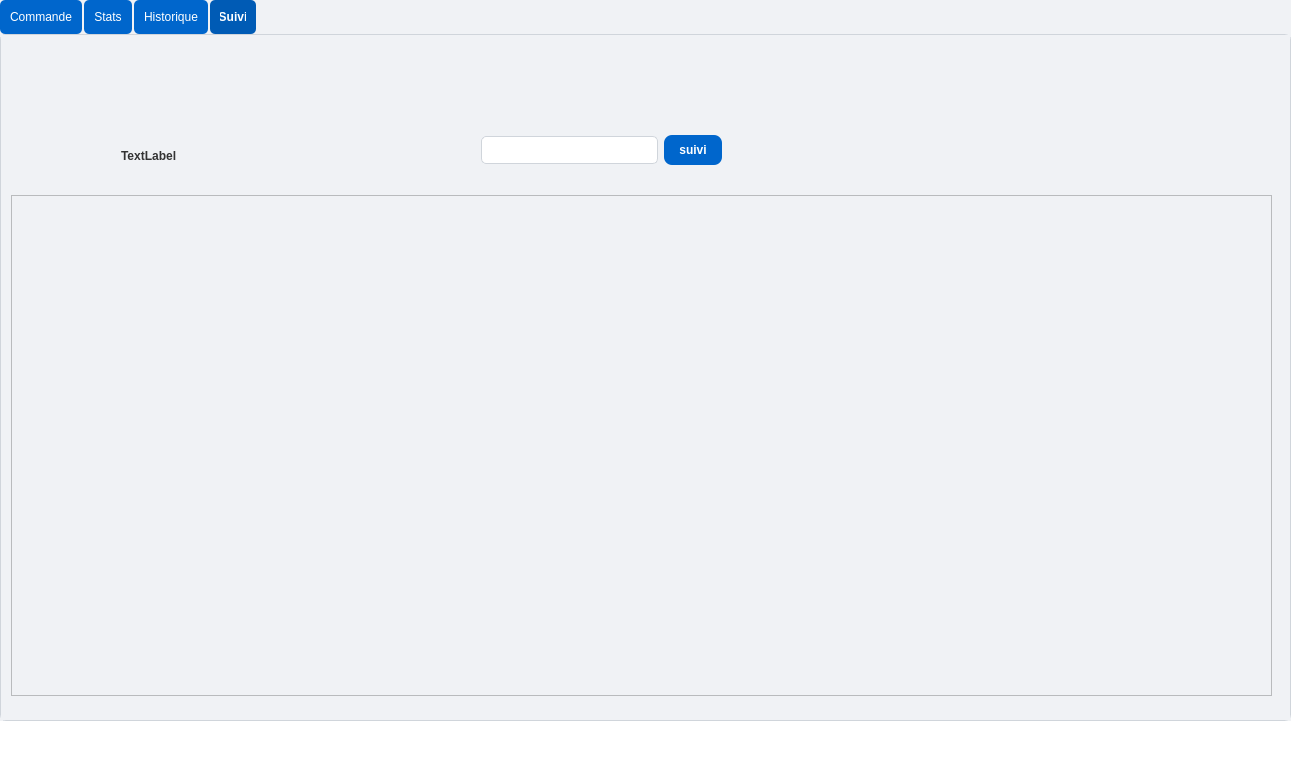
<?xml version="1.0" encoding="UTF-8"?>
<ui version="4.0">
 <class>MainWindow</class>
 <widget class="QMainWindow" name="MainWindow">
  <property name="geometry">
   <rect>
    <x>0</x>
    <y>0</y>
    <width>1305</width>
    <height>782</height>
   </rect>
  </property>
  <property name="windowTitle">
   <string>MainWindow</string>
  </property>
  <property name="styleSheet">
   <string notr="true">background-color: #FFFFFF;</string>
  </property>
  <widget class="QWidget" name="centralwidget">
   <widget class="QWidget" name="widget" native="true">
    <property name="geometry">
     <rect>
      <x>0</x>
      <y>0</y>
      <width>1291</width>
      <height>721</height>
     </rect>
    </property>
    <property name="styleSheet">
     <string notr="true">/* General Widget Style */
QWidget {
    background-color: #f0f2f5; /* Light gray */
    color: #333; /* Dark gray text */
}

/* QTabWidget Style */
QTabWidget::pane {
    border: 1px solid #d0d5db;
    background-color: #ffffff; /* White background for tabs */
    border-radius: 6px;
}

QTabBar::tab {
    background-color: #0066cc; /* Blue background for tabs */
    color: #ffffff; /* White text */
    padding: 10px;
    border-radius: 5px;
    margin-right: 2px;
}

QTabBar::tab:selected {
    background-color: #005bb5; /* Darker blue when selected */
    font-weight: bold;
}

/* Line Edit Style */
QLineEdit {
    background-color: #ffffff; /* White background */
    border: 1px solid #d0d5db;
    padding: 5px;
    border-radius: 5px;
    color: #333;
}

QLineEdit:focus {
    border: 1px solid #0066cc; /* Blue border on focus */
}

/* QDateEdit Style */
QDateEdit {
    background-color: #ffffff; /* White background */
    border: 1px solid #d0d5db;
    padding: 5px;
    border-radius: 5px;
    color: #333;
}

/* QPushButton Style */
QPushButton {
    background-color: #0066cc; /* Blue background */
    color: #ffffff; /* White text */
    border-radius: 8px;
    padding: 8px 15px;
    font-weight: bold;
}

QPushButton:hover {
    background-color: #005bb5; /* Darker blue on hover */
}

QPushButton:pressed {
    background-color: #004b99; /* Even darker blue on press */
}

/* QTableView Style */
QTableView {
    background-color: #ffffff; /* White background */
    border: 1px solid #d0d5db;
    gridline-color: #cccccc;
    font-size: 14px;
}

QHeaderView::section {
    background-color: #0066cc; /* Blue header */
    color: #ffffff; /* White text */
    padding: 8px;
    font-weight: bold;
    border: 1px solid #d0d5db;
}

/* QListWidget Style */
QListWidget {
    background-color: #ffffff; /* White background */
    border: 1px solid #d0d5db;
    color: #333; /* Dark gray text */
    padding: 5px;
}

/* QLabel Style */
QLabel {
    color: #333; /* Dark gray text */
    font-weight: bold;
}

/* QComboBox Style */
QComboBox {
    background-color: #ffffff; /* White background */
    border: 1px solid #d0d5db;
    padding: 5px;
    border-radius: 5px;
    color: #333;
}

QComboBox::drop-down {
    background-color: #0066cc; /* Blue background for dropdown */
}

</string>
    </property>
    <widget class="QTabWidget" name="tabWidget">
     <property name="geometry">
      <rect>
       <x>0</x>
       <y>0</y>
       <width>1291</width>
       <height>721</height>
      </rect>
     </property>
     <property name="styleSheet">
      <string notr="true"/>
     </property>
     <property name="currentIndex">
      <number>3</number>
     </property>
     <widget class="QWidget" name="tab">
      <attribute name="title">
       <string>Commande</string>
      </attribute>
      <widget class="QTableView" name="tableView">
       <property name="geometry">
        <rect>
         <x>550</x>
         <y>130</y>
         <width>531</width>
         <height>351</height>
        </rect>
       </property>
       <property name="styleSheet">
        <string notr="true"/>
       </property>
      </widget>
      <widget class="QWidget" name="widget" native="true">
       <property name="geometry">
        <rect>
         <x>400</x>
         <y>30</y>
         <width>244</width>
         <height>58</height>
        </rect>
       </property>
       <property name="styleSheet">
        <string notr="true">border: 2px solid black; /* 2px wide solid black border */
border-radius: 5px;     /* Optional: Makes the corners rounded */
</string>
       </property>
       <layout class="QHBoxLayout" name="horizontalLayout_4">
        <item>
         <widget class="QPushButton" name="pushButton">
          <property name="styleSheet">
           <string notr="true">background-color: rgb(255, 255, 255);</string>
          </property>
          <property name="text">
           <string/>
          </property>
          <property name="icon">
           <iconset>
            <normaloff>../rechercher.png</normaloff>../rechercher.png</iconset>
          </property>
          <property name="iconSize">
           <size>
            <width>40</width>
            <height>40</height>
           </size>
          </property>
         </widget>
        </item>
        <item>
         <widget class="QLineEdit" name="lineEditRecherche">
          <property name="styleSheet">
           <string notr="true"/>
          </property>
         </widget>
        </item>
       </layout>
      </widget>
      <widget class="QPushButton" name="exportPdfButton">
       <property name="geometry">
        <rect>
         <x>1130</x>
         <y>20</y>
         <width>141</width>
         <height>41</height>
        </rect>
       </property>
       <property name="text">
        <string>Export PDF</string>
       </property>
      </widget>
      <widget class="QWidget" name="widget_2" native="true">
       <property name="geometry">
        <rect>
         <x>20</x>
         <y>50</y>
         <width>341</width>
         <height>591</height>
        </rect>
       </property>
       <property name="styleSheet">
        <string notr="true">border: 2px solid black; /* 2px wide solid black border */
border-radius: 5px;     /* Optional: Makes the corners rounded */
</string>
       </property>
       <widget class="QWidget" name="layoutWidget">
        <property name="geometry">
         <rect>
          <x>0</x>
          <y>70</y>
          <width>341</width>
          <height>511</height>
         </rect>
        </property>
        <layout class="QVBoxLayout" name="verticalLayout">
         <item>
          <layout class="QHBoxLayout" name="horizontalLayout">
           <item>
            <widget class="QLabel" name="label">
             <property name="styleSheet">
              <string notr="true"/>
             </property>
             <property name="text">
              <string>Date de commande</string>
             </property>
            </widget>
           </item>
           <item alignment="Qt::AlignRight">
            <widget class="QDateEdit" name="dateEdit">
             <property name="styleSheet">
              <string notr="true"/>
             </property>
            </widget>
           </item>
          </layout>
         </item>
         <item>
          <layout class="QHBoxLayout" name="horizontalLayout_2">
           <item>
            <widget class="QLabel" name="label_2">
             <property name="styleSheet">
              <string notr="true"/>
             </property>
             <property name="text">
              <string>Etat de commande</string>
             </property>
            </widget>
           </item>
           <item alignment="Qt::AlignRight">
            <widget class="QLineEdit" name="lineEdit_2">
             <property name="styleSheet">
              <string notr="true"/>
             </property>
            </widget>
           </item>
          </layout>
         </item>
         <item>
          <layout class="QHBoxLayout" name="horizontalLayout_3">
           <item>
            <widget class="QLabel" name="label_3">
             <property name="styleSheet">
              <string notr="true"/>
             </property>
             <property name="text">
              <string>Montant Total</string>
             </property>
            </widget>
           </item>
           <item alignment="Qt::AlignRight">
            <widget class="QLineEdit" name="lineEdit_3">
             <property name="styleSheet">
              <string notr="true"/>
             </property>
            </widget>
           </item>
          </layout>
         </item>
         <item>
          <layout class="QHBoxLayout" name="horizontalLayout_6">
           <item>
            <widget class="QLabel" name="label_6">
             <property name="styleSheet">
              <string notr="true"/>
             </property>
             <property name="text">
              <string>Date de livraison</string>
             </property>
            </widget>
           </item>
           <item alignment="Qt::AlignRight">
            <widget class="QDateEdit" name="dateEdit_2">
             <property name="styleSheet">
              <string notr="true"/>
             </property>
            </widget>
           </item>
          </layout>
         </item>
         <item>
          <widget class="QPushButton" name="ajouterButton">
           <property name="styleSheet">
            <string notr="true"/>
           </property>
           <property name="text">
            <string>Ajouter</string>
           </property>
          </widget>
         </item>
        </layout>
       </widget>
       <widget class="QLabel" name="label_9">
        <property name="geometry">
         <rect>
          <x>20</x>
          <y>0</y>
          <width>301</width>
          <height>54</height>
         </rect>
        </property>
        <property name="styleSheet">
         <string notr="true"/>
        </property>
        <property name="text">
         <string>             Ajouter Nouvelle Commande</string>
        </property>
       </widget>
      </widget>
      <widget class="QWidget" name="widget_3" native="true">
       <property name="geometry">
        <rect>
         <x>410</x>
         <y>549</y>
         <width>361</width>
         <height>121</height>
        </rect>
       </property>
       <property name="styleSheet">
        <string notr="true">border: 2px solid black; /* 2px wide solid black border */
border-radius: 5px;     /* Optional: Makes the corners rounded */
</string>
       </property>
       <widget class="QWidget" name="layoutWidget_2">
        <property name="geometry">
         <rect>
          <x>20</x>
          <y>0</y>
          <width>321</width>
          <height>121</height>
         </rect>
        </property>
        <layout class="QVBoxLayout" name="verticalLayout_2">
         <item>
          <layout class="QHBoxLayout" name="horizontalLayout_7">
           <item>
            <widget class="QLabel" name="label_7">
             <property name="styleSheet">
              <string notr="true"/>
             </property>
             <property name="text">
              <string>ID Commande</string>
             </property>
            </widget>
           </item>
           <item>
            <widget class="QLineEdit" name="lineEdit_6">
             <property name="styleSheet">
              <string notr="true"/>
             </property>
            </widget>
           </item>
          </layout>
         </item>
         <item>
          <layout class="QHBoxLayout" name="horizontalLayout_8">
           <item>
            <widget class="QPushButton" name="supprimerButton">
             <property name="styleSheet">
              <string notr="true"/>
             </property>
             <property name="text">
              <string>Supprimer</string>
             </property>
            </widget>
           </item>
           <item>
            <widget class="QPushButton" name="modifierButton">
             <property name="styleSheet">
              <string notr="true"/>
             </property>
             <property name="text">
              <string>Modifier</string>
             </property>
            </widget>
           </item>
          </layout>
         </item>
        </layout>
       </widget>
      </widget>
      <widget class="QWidget" name="widget_4" native="true">
       <property name="geometry">
        <rect>
         <x>790</x>
         <y>549</y>
         <width>401</width>
         <height>121</height>
        </rect>
       </property>
       <property name="styleSheet">
        <string notr="true">border: 2px solid black; /* 2px wide solid black border */
border-radius: 5px;     /* Optional: Makes the corners rounded */
</string>
       </property>
       <widget class="QWidget" name="layoutWidget_3">
        <property name="geometry">
         <rect>
          <x>20</x>
          <y>0</y>
          <width>361</width>
          <height>121</height>
         </rect>
        </property>
        <layout class="QVBoxLayout" name="verticalLayout_3">
         <item>
          <layout class="QHBoxLayout" name="horizontalLayout_10">
           <item alignment="Qt::AlignLeft">
            <widget class="QLabel" name="label_8">
             <property name="styleSheet">
              <string notr="true"/>
             </property>
             <property name="text">
              <string>Trier</string>
             </property>
            </widget>
           </item>
           <item alignment="Qt::AlignRight">
            <widget class="QComboBox" name="comboBoxTri">
             <property name="styleSheet">
              <string notr="true"/>
             </property>
             <item>
              <property name="text">
               <string>ID Commande</string>
              </property>
             </item>
             <item>
              <property name="text">
               <string>Date Commande</string>
              </property>
             </item>
             <item>
              <property name="text">
               <string>Date Livraison</string>
              </property>
             </item>
            </widget>
           </item>
           <item>
            <widget class="QComboBox" name="comboBoxOrdre">
             <item>
              <property name="text">
               <string>Croissant</string>
              </property>
             </item>
             <item>
              <property name="text">
               <string>Décroissant</string>
              </property>
             </item>
            </widget>
           </item>
          </layout>
         </item>
         <item>
          <layout class="QHBoxLayout" name="horizontalLayout_9">
           <item>
            <widget class="QPushButton" name="trierButton">
             <property name="styleSheet">
              <string notr="true"/>
             </property>
             <property name="text">
              <string>OK</string>
             </property>
            </widget>
           </item>
           <item>
            <widget class="QPushButton" name="pushButton_4">
             <property name="styleSheet">
              <string notr="true"/>
             </property>
             <property name="text">
              <string>Cancel</string>
             </property>
            </widget>
           </item>
          </layout>
         </item>
        </layout>
       </widget>
      </widget>
     </widget>
     <widget class="QWidget" name="tab_3">
      <attribute name="title">
       <string>Stats</string>
      </attribute>
      <widget class="QGraphicsView" name="graphicsView">
       <property name="geometry">
        <rect>
         <x>10</x>
         <y>10</y>
         <width>1111</width>
         <height>661</height>
        </rect>
       </property>
      </widget>
      <widget class="QPushButton" name="buttonOrdersPerMonth">
       <property name="geometry">
        <rect>
         <x>1150</x>
         <y>400</y>
         <width>121</width>
         <height>51</height>
        </rect>
       </property>
       <property name="text">
        <string>Orders</string>
       </property>
      </widget>
      <widget class="QPushButton" name="buttonOrdersStatus">
       <property name="geometry">
        <rect>
         <x>1150</x>
         <y>280</y>
         <width>121</width>
         <height>51</height>
        </rect>
       </property>
       <property name="text">
        <string>STATS ETAT</string>
       </property>
      </widget>
     </widget>
     <widget class="QWidget" name="tab_2">
      <attribute name="title">
       <string>Historique</string>
      </attribute>
      <widget class="QListView" name="historiqueListView">
       <property name="geometry">
        <rect>
         <x>35</x>
         <y>70</y>
         <width>1071</width>
         <height>571</height>
        </rect>
       </property>
       <property name="styleSheet">
        <string notr="true">QListView {
    background-color: #f0f0f0; /* Couleur de fond de la liste */
    border: 1px solid #cccccc; /* Bordure extérieure */
    color: #333333; /* Couleur du texte des éléments */
    font: 12px &quot;Arial&quot;; /* Police et taille */
    padding: 5px; /* Espacement intérieur */
}

QListView::item {
    padding: 8px; /* Marges internes pour les éléments */
    border: 1px solid transparent; /* Bordure par défaut invisible */
}

QListView::item:hover {
    background-color: #d6e4ff; /* Couleur de fond au survol */
    border: 1px solid #99ccff; /* Bordure au survol */
}

QListView::item:selected {
    background-color: #3b5998; /* Couleur de fond pour les éléments sélectionnés */
    color: #ffffff; /* Couleur du texte pour les éléments sélectionnés */
    border: 1px solid #3b5998; /* Bordure autour des éléments sélectionnés */
}

QListView::item:selected:active {
    background-color: #2e477a; /* Couleur pour les éléments sélectionnés quand la liste est active */
}
</string>
       </property>
      </widget>
      <widget class="QPushButton" name="loadButton">
       <property name="geometry">
        <rect>
         <x>1130</x>
         <y>590</y>
         <width>141</width>
         <height>41</height>
        </rect>
       </property>
       <property name="text">
        <string>load</string>
       </property>
      </widget>
     </widget>
     <widget class="QWidget" name="tab_4">
      <attribute name="title">
       <string>Suivi</string>
      </attribute>
      <widget class="QGraphicsView" name="graphicsView_2">
       <property name="geometry">
        <rect>
         <x>10</x>
         <y>160</y>
         <width>1261</width>
         <height>501</height>
        </rect>
       </property>
      </widget>
      <widget class="QLabel" name="statusLabel">
       <property name="geometry">
        <rect>
         <x>120</x>
         <y>100</y>
         <width>351</width>
         <height>41</height>
        </rect>
       </property>
       <property name="text">
        <string>TextLabel</string>
       </property>
      </widget>
      <widget class="QWidget" name="layoutWidget">
       <property name="geometry">
        <rect>
         <x>480</x>
         <y>90</y>
         <width>241</width>
         <height>51</height>
        </rect>
       </property>
       <layout class="QHBoxLayout" name="horizontalLayout_5">
        <item>
         <widget class="QLineEdit" name="idCommandeInput"/>
        </item>
        <item>
         <widget class="QPushButton" name="suiviButton">
          <property name="styleSheet">
           <string notr="true"/>
          </property>
          <property name="text">
           <string>suivi</string>
          </property>
         </widget>
        </item>
       </layout>
      </widget>
      <widget class="QLabel" name="label_4">
       <property name="geometry">
        <rect>
         <x>482</x>
         <y>500</y>
         <width>241</width>
         <height>51</height>
        </rect>
       </property>
       <property name="text">
        <string/>
       </property>
      </widget>
     </widget>
    </widget>
   </widget>
  </widget>
  <widget class="QMenuBar" name="menubar">
   <property name="geometry">
    <rect>
     <x>0</x>
     <y>0</y>
     <width>1305</width>
     <height>25</height>
    </rect>
   </property>
  </widget>
  <widget class="QStatusBar" name="statusbar"/>
 </widget>
 <resources/>
 <connections/>
</ui>
